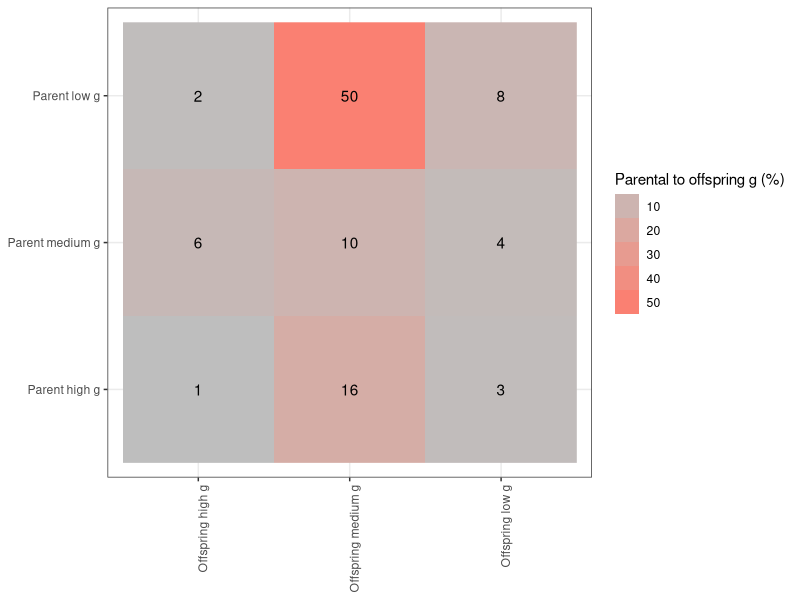
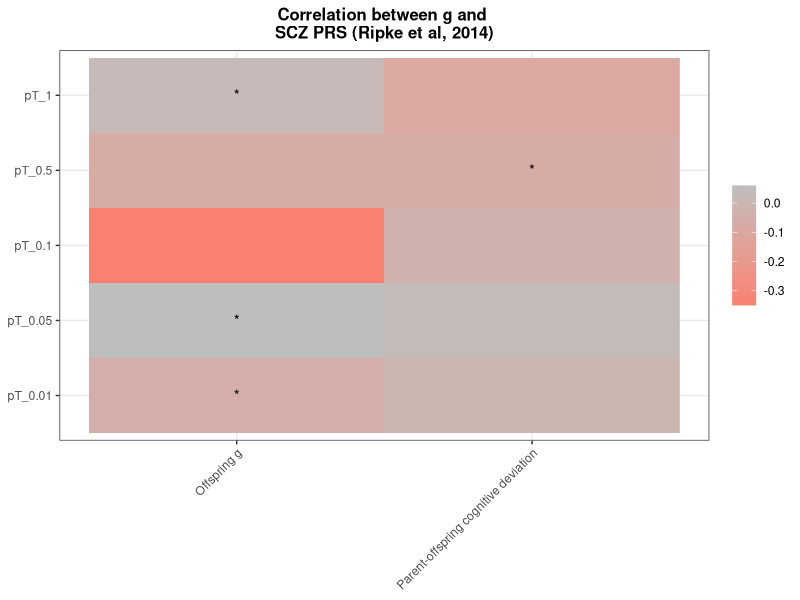

Source code (R) for these figures, in order:
## ---- chunk 1
knitr::opts_chunk$set(echo = TRUE)
# Read in relevant R packages
library(ggplot2)
library(reshape2)
library(corrplot)

## ---- chunk 2
# Create a matrix to store proportions
prop_matrix = matrix(c(1, 6, 2, 16, 10, 50, 3, 4, 8),nrow=3,ncol=3)
colnames(prop_matrix)[1:3]<-c("Offspring high g","Offspring medium g", "Offspring low g")
rownames(prop_matrix)[1:3]<-c("Parent high g","Parent medium g", "Parent low g")

# Turn to long-format
long_prop_matrix<-melt(prop_matrix)

matrix_plot = ggplot(long_prop_matrix, aes(x = Var2, y = Var1)) + 
  geom_raster(aes(fill=value)) + 
  geom_text(aes(label = value)) +
  scale_fill_gradient(low="grey", high="salmon") +
  # labs(title="Parental to offspring g-factor") +
  theme_bw() + 
  theme(axis.title.x=element_blank(),axis.title.y=element_blank(),axis.text.x = element_text(angle = 90, hjust=1),                 plot.title=element_text(size=12,hjust = 0.5,face="bold")) +
  guides(fill=guide_legend(title="Parental to offspring g (%)"))

matrix_plot

# Save this plot - this is commented out here as it is just to show how to save this in a high-definition format
# tiff("./parent_child_gfactor.tiff",
#      width=2000, height=1200, res = 300)
# matrix_plot
# dev.off()

## ---- chunk 3
# Create a matrix to store proportions
cor_matrix = matrix(c(-0.057,0.060,-0.35,-0.068,0.022,-0.008,0.029,-0.028,-0.066,-0.089),nrow=5,ncol=2)
colnames(cor_matrix)[1:2]<-c("Offspring g","Parent-offspring cognitive deviation")
rownames(cor_matrix)[1:5]<-c("pT_0.01","pT_0.05", "pT_0.1","pT_0.5","pT_1")

# Turn to long-format
long_cor_matrix<-melt(cor_matrix)
# Add column for significance
long_cor_matrix$sign = c("*","*","","","*","","","","*","")

matrix_plot = ggplot(long_cor_matrix, aes(x = Var2, y = Var1)) + 
  geom_raster(aes(fill=value)) + 
  geom_text(aes(label = c(sign))) +
  scale_fill_gradient(low="salmon", high="grey") +
  labs(title="Correlation between g and \nSCZ PRS (Ripke et al, 2014)") +
  theme_bw() + 
  theme(axis.title.x=element_blank(),axis.title.y=element_blank(),axis.text.x = element_text(angle = 45, hjust=1),                 plot.title=element_text(size=12,hjust = 0.5,face="bold")) +
  theme(legend.title = element_blank())

matrix_plot

# Save this plot - this is commented out here as it is just to show how to save this in a high-definition format
# tiff("./sczprs_cogn_corrs.tiff",
#      width=2000, height=1200, res = 300)
# matrix_plot
# dev.off()

